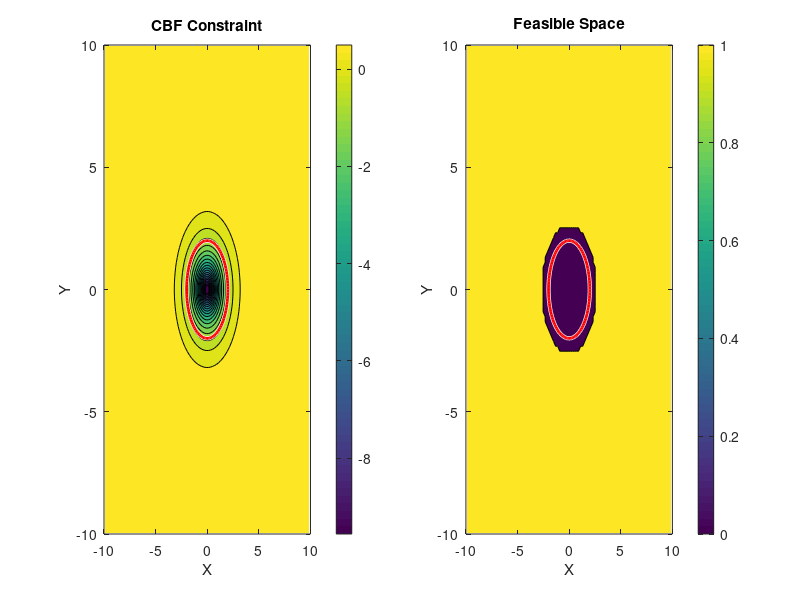

Write the MATLAB code that produced this figure.
% Define the grid
x = linspace(-10, 10, 100);
y = linspace(-10, 10, 100);
[X, Y] = meshgrid(x, y);

% Define obstacle
obs_x = 0;
obs_y = 0;
obs_radius = 2;

% CBF parameters
cbf_k1 = 1;
cbf_k2 = 1;
cbf_d = 0.5;

% Vehicle radius
veh_radius = 0.5;

% Initialize matrices to store results
B = zeros(size(X));
V = zeros(size(X));

% Evaluate CBF and feasible volume at each point
for i = 1:numel(X)
    % Calculate distance to obstacle
    dist = sqrt((X(i) - obs_x)^2 + (Y(i) - obs_y)^2) - obs_radius - veh_radius;
    
    % Evaluate CBF constraint
    % B(i) = cbf_k1 * (dist - cbf_d)^cbf_k2;
    B(i) = cbf_k1 * (1 - exp(-cbf_k2 * dist));
    
    % Calculate volume of feasible control space (simplified)
    if B(i) > 0
        V(i) = 1; % Simplified: 1 if feasible, 0 if not
    end
end

% Visualize results
figure;

% Plot CBF constraint
subplot(1,2,1);
contourf(X, Y, B, 20);
colorbar;
hold on;
viscircles([obs_x, obs_y], obs_radius, 'Color', 'r');
title('CBF Constraint');
xlabel('X');
ylabel('Y');

% Plot feasible volume
subplot(1,2,2);
contourf(X, Y, V, [0, 1]);
colorbar;
hold on;
viscircles([obs_x, obs_y], obs_radius, 'Color', 'r');
title('Feasible Space');
xlabel('X');
ylabel('Y');

% Adjust figure properties
set(gcf, 'Position', [100, 100, 1000, 400]);